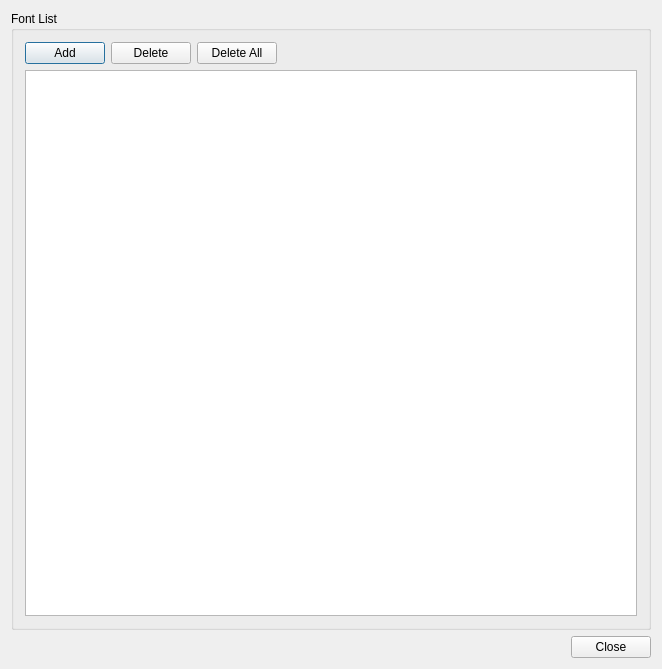
<?xml version="1.0" encoding="UTF-8"?>
<ui version="4.0">
 <class>fontPool</class>
 <widget class="QDialog" name="fontPool">
  <property name="geometry">
   <rect>
    <x>0</x>
    <y>0</y>
    <width>662</width>
    <height>669</height>
   </rect>
  </property>
  <property name="windowTitle">
   <string>Font</string>
  </property>
  <layout class="QVBoxLayout" name="verticalLayout_2" stretch="1,0">
   <item>
    <widget class="QGroupBox" name="groupBox">
     <property name="title">
      <string>Font List</string>
     </property>
     <layout class="QGridLayout" name="gridLayout">
      <item row="0" column="0">
       <layout class="QVBoxLayout" name="verticalLayout" stretch="0,1">
        <item>
         <layout class="QHBoxLayout" name="horizontalLayout" stretch="0,0,0,1">
          <item>
           <widget class="QPushButton" name="btnAddFont">
            <property name="text">
             <string>Add</string>
            </property>
           </widget>
          </item>
          <item>
           <widget class="QPushButton" name="btnDelFont">
            <property name="text">
             <string>Delete</string>
            </property>
           </widget>
          </item>
          <item>
           <widget class="QPushButton" name="btnDelAll">
            <property name="text">
             <string>Delete All</string>
            </property>
           </widget>
          </item>
          <item>
           <spacer name="horizontalSpacer">
            <property name="orientation">
             <enum>Qt::Horizontal</enum>
            </property>
            <property name="sizeHint" stdset="0">
             <size>
              <width>40</width>
              <height>20</height>
             </size>
            </property>
           </spacer>
          </item>
         </layout>
        </item>
        <item>
         <widget class="QTableView" name="m_tblFontPool"/>
        </item>
       </layout>
      </item>
     </layout>
    </widget>
   </item>
   <item>
    <layout class="QHBoxLayout" name="horizontalLayout_2">
     <item>
      <spacer name="horizontalSpacer_2">
       <property name="orientation">
        <enum>Qt::Horizontal</enum>
       </property>
       <property name="sizeHint" stdset="0">
        <size>
         <width>118</width>
         <height>20</height>
        </size>
       </property>
      </spacer>
     </item>
     <item>
      <widget class="QPushButton" name="btnClose">
       <property name="text">
        <string>Close</string>
       </property>
      </widget>
     </item>
    </layout>
   </item>
  </layout>
 </widget>
 <layoutdefault spacing="6" margin="11"/>
 <resources/>
 <connections/>
</ui>
